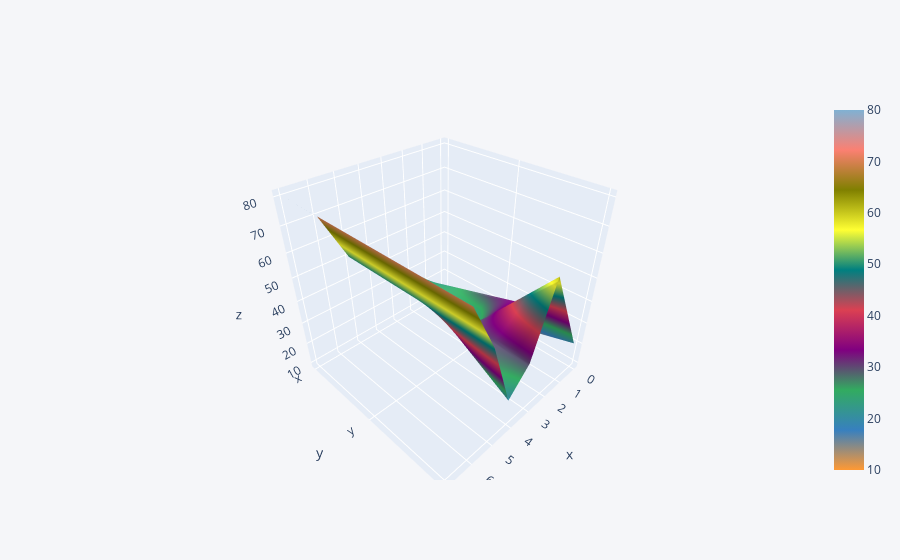

Notebook cell for this chart:
### Markdown cell above
##### Surface Plot

### Code cell
df2.iplot(kind='surface')

### Figure 1 — Plotly figure (JSON) as saved in the notebook; plotly's stock layout.template omitted (floating-point values rounded to 4 significant figures)
{"data": [{"colorscale": [[0, "rgb(255, 153, 51)"], [0.1111, "rgb(55, 128, 191)"], [0.2222, "rgb(50, 171, 96)"], [0.3333, "rgb(128, 0, 128)"], [0.4444, "rgb(219, 64, 82)"], [0.5556, "rgb(0, 128, 128)"], [0.6667, "rgb(255, 255, 51)"], [0.7778, "rgb(128, 128, 0)"], [0.8889, "rgb(251, 128, 114)"], [1, "rgb(128, 177, 211)"]], "type": "surface", "x": [0, 1, 2, 3, 4, 5, 6, 7], "y": ["x", "y", "z"], "z": [[10, 20, 30, 40, 50, 50, 70, 80], [10, 30, 20, 30, 40, 50, 70, 80], [20, 40, 60, 30, 20, 50, 70, 80]]}], "layout": {"legend": {"bgcolor": "#F5F6F9", "font": {"color": "#4D5663"}}, "paper_bgcolor": "#F5F6F9", "plot_bgcolor": "#F5F6F9", "title": {"font": {"color": "#4D5663"}}, "xaxis": {"gridcolor": "#E1E5ED", "showgrid": true, "tickfont": {"color": "#4D5663"}, "title": {"font": {"color": "#4D5663"}, "text": ""}, "zerolinecolor": "#E1E5ED"}, "yaxis": {"gridcolor": "#E1E5ED", "showgrid": true, "tickfont": {"color": "#4D5663"}, "title": {"font": {"color": "#4D5663"}, "text": ""}, "zerolinecolor": "#E1E5ED"}}}
